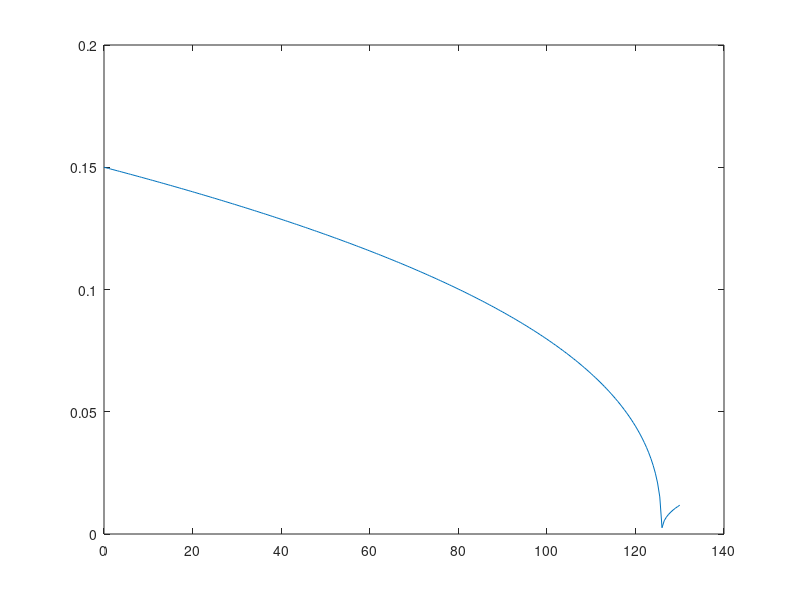

Reproduce this figure in MATLAB.
clear all; close all; clc

y0 = 0.15;
theta = 45;
d = 0.005;
g = 9.81;

t_exact = 0:0.5:130;
y_exact = zeros();
for j = 1:length(t_exact)
    y_exact(1,j) = (y0^2.5 - ((5*(d^2)*(tand(theta))^2)/8)*(sqrt(2*g))*t_exact(j))^0.4;
end

plot(t_exact,y_exact)